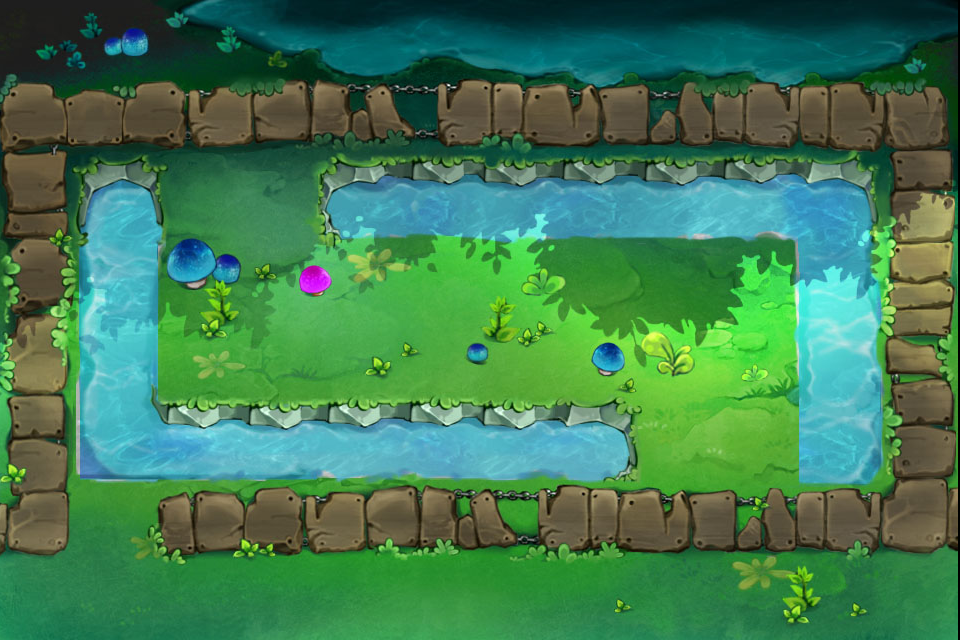

A level layout from a 2D game, rendered from its tile map. Below: a short description, then the map file with tile-grid data replaced by summaries:
An orthogonal 12x8 tile map with 80x80 px tiles, 1 tile layer (Background) and 19 objects (5x wood.png, 3x lanflower.png, 3x waterfall, stone3.png, grees6.png, ...).

<map version="1.0" orientation="orthogonal" width="12" height="8" tilewidth="80" tileheight="80">
 <tileset firstgid="1" name="level1_4bg" tilewidth="80" tileheight="80">
  <tileoffset x="-2" y="0" />
  <image source="level1_4bg.jpg" width="960" height="640" />
  <tile id="12">
   <properties>
    <property name="tiletype" value="0" />
   </properties>
  </tile>
  <tile id="13">
   <properties>
    <property name="tiletype" value="0" />
   </properties>
  </tile>
  <tile id="14">
   <properties>
    <property name="tiletype" value="0" />
   </properties>
  </tile>
  <tile id="15">
   <properties>
    <property name="tiletype" value="0" />
   </properties>
  </tile>
  <tile id="16">
   <properties>
    <property name="tiletype" value="0" />
   </properties>
  </tile>
  <tile id="17">
   <properties>
    <property name="tiletype" value="0" />
   </properties>
  </tile>
  <tile id="18">
   <properties>
    <property name="tiletype" value="0" />
   </properties>
  </tile>
  <tile id="19">
   <properties>
    <property name="tiletype" value="0" />
   </properties>
  </tile>
  <tile id="20">
   <properties>
    <property name="tiletype" value="0" />
   </properties>
  </tile>
  <tile id="21">
   <properties>
    <property name="tiletype" value="0" />
   </properties>
  </tile>
  <tile id="22">
   <properties>
    <property name="tiletype" value="0" />
   </properties>
  </tile>
  <tile id="23">
   <properties>
    <property name="tiletype" value="0" />
   </properties>
  </tile>
  <tile id="24">
   <properties>
    <property name="tiletype" value="0" />
   </properties>
  </tile>
  <tile id="25">
   <properties>
    <property name="tiletype" value="2" />
   </properties>
  </tile>
  <tile id="26">
   <properties>
    <property name="tiletype" value="1" />
   </properties>
  </tile>
  <tile id="27">
   <properties>
    <property name="tiletype" value="1" />
   </properties>
  </tile>
  <tile id="28">
   <properties>
    <property name="tiletype" value="2" />
   </properties>
  </tile>
  <tile id="29">
   <properties>
    <property name="tiletype" value="2" />
   </properties>
  </tile>
  <tile id="30">
   <properties>
    <property name="tiletype" value="2" />
   </properties>
  </tile>
  <tile id="31">
   <properties>
    <property name="tiletype" value="2" />
   </properties>
  </tile>
  <tile id="32">
   <properties>
    <property name="tiletype" value="2" />
   </properties>
  </tile>
  <tile id="33">
   <properties>
    <property name="tiletype" value="2" />
   </properties>
  </tile>
  <tile id="34">
   <properties>
    <property name="tiletype" value="2" />
   </properties>
  </tile>
  <tile id="35">
   <properties>
    <property name="tiletype" value="0" />
   </properties>
  </tile>
  <tile id="36">
   <properties>
    <property name="tiletype" value="0" />
   </properties>
  </tile>
  <tile id="37">
   <properties>
    <property name="tiletype" value="2" />
   </properties>
  </tile>
  <tile id="46">
   <properties>
    <property name="tiletype" value="2" />
   </properties>
  </tile>
  <tile id="47">
   <properties>
    <property name="tiletype" value="0" />
   </properties>
  </tile>
  <tile id="48">
   <properties>
    <property name="tiletype" value="0" />
   </properties>
  </tile>
  <tile id="49">
   <properties>
    <property name="tiletype" value="2" />
   </properties>
  </tile>
  <tile id="57">
   <properties>
    <property name="tiletype" value="1" />
   </properties>
  </tile>
  <tile id="58">
   <properties>
    <property name="tiletype" value="2" />
   </properties>
  </tile>
  <tile id="59">
   <properties>
    <property name="tiletype" value="0" />
   </properties>
  </tile>
  <tile id="60">
   <properties>
    <property name="tiletype" value="0" />
   </properties>
  </tile>
  <tile id="61">
   <properties>
    <property name="tiletype" value="2" />
   </properties>
  </tile>
  <tile id="62">
   <properties>
    <property name="tiletype" value="2" />
   </properties>
  </tile>
  <tile id="63">
   <properties>
    <property name="tiletype" value="2" />
   </properties>
  </tile>
  <tile id="64">
   <properties>
    <property name="tiletype" value="2" />
   </properties>
  </tile>
  <tile id="65">
   <properties>
    <property name="tiletype" value="2" />
   </properties>
  </tile>
  <tile id="66">
   <properties>
    <property name="tiletype" value="2" />
   </properties>
  </tile>
  <tile id="67">
   <properties>
    <property name="tiletype" value="2" />
   </properties>
  </tile>
  <tile id="68">
   <properties>
    <property name="tiletype" value="1" />
   </properties>
  </tile>
  <tile id="69">
   <properties>
    <property name="tiletype" value="1" />
   </properties>
  </tile>
  <tile id="70">
   <properties>
    <property name="tiletype" value="2" />
   </properties>
  </tile>
  <tile id="71">
   <properties>
    <property name="tiletype" value="0" />
   </properties>
  </tile>
  <tile id="75">
   <properties>
    <property name="tiletype" value="0" />
   </properties>
  </tile>
  <tile id="76">
   <properties>
    <property name="tiletype" value="0" />
   </properties>
  </tile>
  <tile id="77">
   <properties>
    <property name="tiletype" value="0" />
   </properties>
  </tile>
  <tile id="78">
   <properties>
    <property name="tiletype" value="0" />
   </properties>
  </tile>
  <tile id="79">
   <properties>
    <property name="tiletype" value="0" />
   </properties>
  </tile>
  <tile id="80">
   <properties>
    <property name="tiletype" value="0" />
   </properties>
  </tile>
  <tile id="81">
   <properties>
    <property name="tiletype" value="0" />
   </properties>
  </tile>
  <tile id="82">
   <properties>
    <property name="tiletype" value="0" />
   </properties>
  </tile>
  <tile id="83">
   <properties>
    <property name="tiletype" value="0" />
   </properties>
  </tile>
 </tileset>
 <layer name="Background" width="12" height="8">
  <data>[96 cells, 96 non-empty, 96 distinct tile ids]</data>
 </layer>
 <objectgroup name="Objects" width="12" height="8">
  <object name="wood.png" x="270" y="450" />
  <object name="wood.png" x="453" y="452" />
  <object name="wood.png" x="528" y="202" />
  <object name="wood.png" x="607" y="205" />
  <object name="stone3.png" x="219" y="260" />
  <object name="lanflower.png" x="271" y="350" />
  <object name="lanflower.png" x="387" y="278" />
  <object name="lanflower.png" x="691" y="278" />
  <object name="grees6.png" x="202" y="320" />
  <object name="woodhero" x="348" y="452" />
  <object name="wood.png" x="440" y="200" />
  <object name="leaf2.png" x="413" y="43" />
  <object name="waterfall" x="309" y="8" />
  <object name="waterfall" x="538" y="6" />
  <object name="waterfall" x="751" y="6" />
  <object name="watergress4_1.png" x="353" y="345" />
  <object name="watergress4_2.png" x="169" y="290" />
  <object name="watergress4_3.png" x="563" y="241" />
  <object name="watergress4_4.png" x="826" y="357" />
 </objectgroup>
</map>
